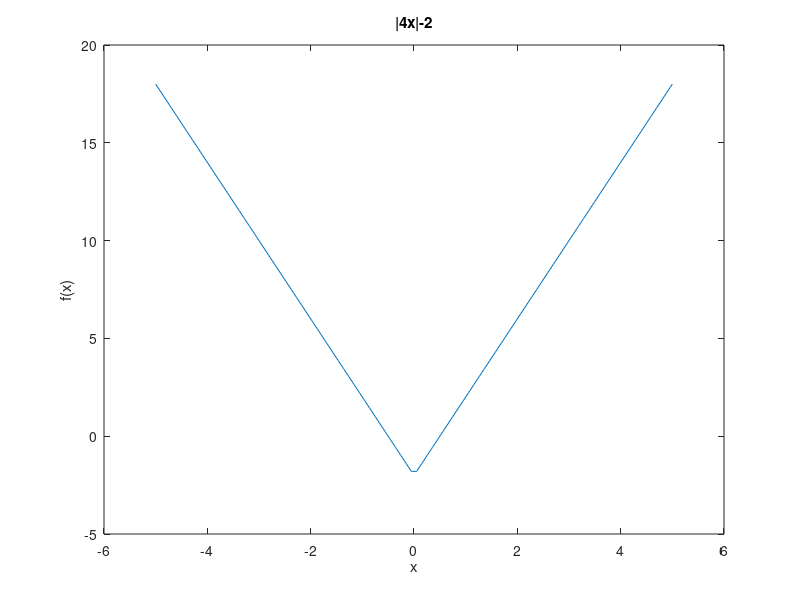

This figure's MATLAB source: (Note: this script raises an error after producing the figure.)
%% Ejercicio 1

n1 = randi(5,1,1);
n2 = randi(5,1,1);

if n1 > n2
    if mod(n1,n2) == 0
        disp(num2str(n1)+ " es multiplo de " + num2str(n2))
        
    else
        disp(num2str(n1)+ " no es multiplo de " + num2str(n2))
    end
    
else
    if mod(n2,n1) == 0
        disp(num2str(n2)+ " es multiplo de " + num2str(n1))
        
    else
        disp(num2str(n2)+ " no es multiplo de " + num2str(n1))
    end
        
end

%% Ejercicio 2

numero = input("Ingresa un número entre 1-5: ");

if numero == 1
    x = linspace(0,5);
    y = sin(5.*x) + 2;
    plot(x,y)
    xlabel('x')
    ylabel('f(x)')
    title('sin(5x) + 2')
    
elseif numero == 2
    x = linspace(0,5);
    y = cos(5.*x) - 2;
    plot(x,y)
    xlabel('x')
    ylabel('f(x)')
    title('cos(3x) - 2')
    
elseif numero == 3
    x = linspace(0,2);
    y = 3.*exp(-5.*x) + 2;
    plot(x,y)
    xlabel('x')
    ylabel('f(x)')
    title('3.*exp(-5x) + 2 ')
    
elseif numero == 4
    x = linspace(0,1);
    y = sqrt(10.*x.^3);
    plot(x,y)
    xlabel('x')
    ylabel('f(x)')
    title('sqrt(10x^3) ')
    
elseif numero == 5
    x = linspace(-5,5);
    y = abs(4.*x)-2;
    plot(x,y)
    xlabel('x')
    ylabel('f(x)')
    title('|4x|-2')
else 
    disp('Opcion no valida');
end



%% Ejercicio 3

n1 = randi(20,1,1);

for k = 0:20
    mult = n1 * k;
    disp(num2str(n1) + " x " + num2str(k) + " = " + num2str(mult))
end

%% Ejercicio 4

for k = 00:23
    for l = 00:59
        for m = 00:59
            disp(num2str(k) + ":" + num2str(l) + ":" + num2str(m))
        end
    end
end


%% Ejercicio 5

suma = 0;
contador = 0;

while true
    numero = input("Ingrese un número: ");
    if numero > 0
        contador = contador + 1;
        suma = suma + numero;
    
    else
        break
    end
end

promedio = suma / contador;

disp("Promedio: " + num2str(promedio))


%% Ejercicio 6

p1 = input("Ingrese precio: ");
p2 = input("Ingrese precio: ");
p3 = input("Ingrese precio: ");
p4 = input("Ingrese precio: ");
p5 = input("Ingrese precio: ");
p6 = input("Ingrese precio: ");
p7 = input("Ingrese precio: ");
p8 = input("Ingrese precio: ");
p9 = input("Ingrese precio: ");
p10 = input("Ingrese precio: ");

array = [p1,p2,p3,p4,p5,p6,p7,p8,p9,p10];

maximo = max(array);
minimo = min(array);

disp("Precio Maximo: " + num2str(maximo))
disp("Precio Menor: " + num2str(minimo))


%% Ejercicio 7

t = 8:18;
A = [];

for k = t
    personas = input("Ingresa la cantidad de personas: ");
    A = [A,personas];
end

plot(t,A)
xlabel('Horas')
ylabel('Personas')
title('Ejercicio 7')

%% Ejercicio 8

x = 0.1:0.1:100;
y = 0.1;
lista = [];

for t = x
    y1 = y;
    y = y1 + 0.1 * cos(t) * exp(-y1);
    lista = [lista,y];
end

plot(x,lista)
xlabel('Tiempo')
ylabel('F(t)')
title('Ejercicio 8')

